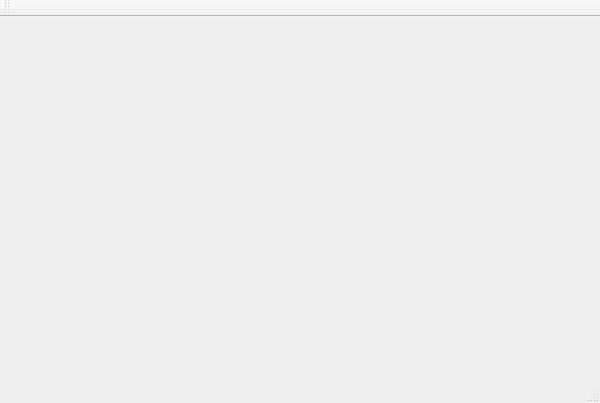
<?xml version="1.0" encoding="UTF-8"?>
<ui version="4.0">
 <class>WeiWeiClass</class>
 <widget class="QMainWindow" name="WeiWeiClass">
  <property name="geometry">
   <rect>
    <x>0</x>
    <y>0</y>
    <width>600</width>
    <height>403</height>
   </rect>
  </property>
  <property name="windowTitle">
   <string>WeiWei</string>
  </property>
  <widget class="QWidget" name="centralWidget">
   <property name="enabled">
    <bool>true</bool>
   </property>
   <property name="sizePolicy">
    <sizepolicy hsizetype="Preferred" vsizetype="Preferred">
     <horstretch>0</horstretch>
     <verstretch>0</verstretch>
    </sizepolicy>
   </property>
   <widget class="QWidget" name="gridLayoutWidget">
    <property name="geometry">
     <rect>
      <x>130</x>
      <y>130</y>
      <width>160</width>
      <height>80</height>
     </rect>
    </property>
    <layout class="QGridLayout" name="gridLayout">
     <property name="sizeConstraint">
      <enum>QLayout::SetNoConstraint</enum>
     </property>
     <property name="bottomMargin">
      <number>0</number>
     </property>
    </layout>
   </widget>
  </widget>
  <widget class="QMenuBar" name="menuBar">
   <property name="geometry">
    <rect>
     <x>0</x>
     <y>0</y>
     <width>600</width>
     <height>23</height>
    </rect>
   </property>
  </widget>
  <widget class="QToolBar" name="mainToolBar">
   <attribute name="toolBarArea">
    <enum>TopToolBarArea</enum>
   </attribute>
   <attribute name="toolBarBreak">
    <bool>false</bool>
   </attribute>
  </widget>
  <widget class="QStatusBar" name="statusBar"/>
 </widget>
 <layoutdefault spacing="6" margin="11"/>
 <resources/>
 <connections/>
</ui>
